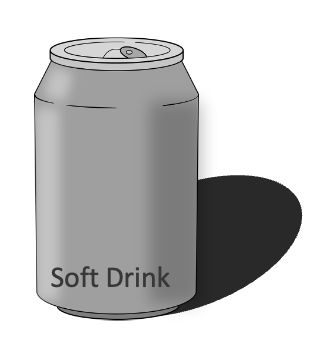
#> input picture dataset/can.png, 335 x 364 px, found by its file name
$ jupyter execute Line_profile.ipynb
#> lines starting #> are read from the running program, lines starting #| are printed output that depends on the picture; after the words box and inside, x2 and y2 are one past the last pixel; in counts of white or black regions, pixels touching at a corner belong together
[cell 1]
import cv2 as cv
from google.colab.patches import cv2_imshow # for image display
import matplotlib.pylab as plt
import numpy as np

##Read Image

[cell 2]
myImg = cv.imread('can.png')
#> myImg is the input picture: shape (364, 335, 3); min 0, max 255, mean 199.4
gray_img = cv.cvtColor(myImg, cv.COLOR_BGR2GRAY)
cv2_imshow(gray_img)

[cell 3]
x, y = 120, 150
color = (0, 255, 0)
markerType = cv.MARKER_CROSS
markerSize = 15
thickness = 2
cv.drawMarker(myImg, (x, y), color, markerType, markerSize, thickness)
#> myImg: shape (364, 335, 3); 0.07% of pixels changed, all inside (x1, y1, x2, y2) = (112, 142, 129, 159)

cv2_imshow(myImg)

# Line Profile

[cell 4]
from matplotlib.pyplot import ylim
line = gray_img[150,:]
#> line = 335 values, max 255 at index 0, min 32 at index 197, mean 203.7
ylim([0, 255])
plt.plot(line)
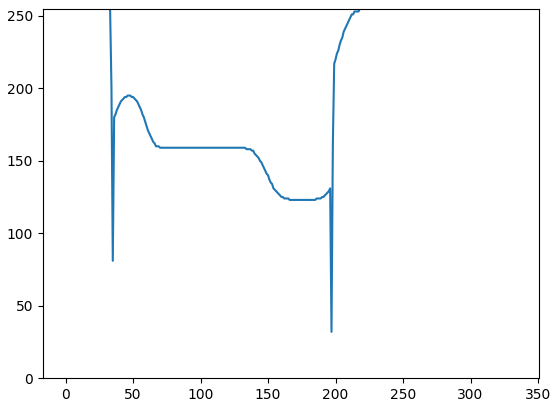
#> figure drawn by matplotlib, 1 panel; curve peaks at x = 0, y = 255

# Gradient

[cell 5]
from matplotlib.pyplot import ylim
line = gray_img[150,:]
line1 = np.array([*line, 0])
#> line1 = 336 values, max 255 at index 0, min 0 at index 335, mean 203.1
line2 = np.array([0, *line])
#> line2 = 336 values, max 255 at index 1, min 0 at index 0, mean 203.1
grad = line1-line2
#> grad = 336 values, max 255 at index 0, min -255 at index 335, mean 0
grad[0] = 0
ylim([0, 255])
plt.plot(line)
plt.plot(grad)
#> figure, not shown here; curve peaks at x = 0, y = 255; curve peaks at x = 198, y = 129
